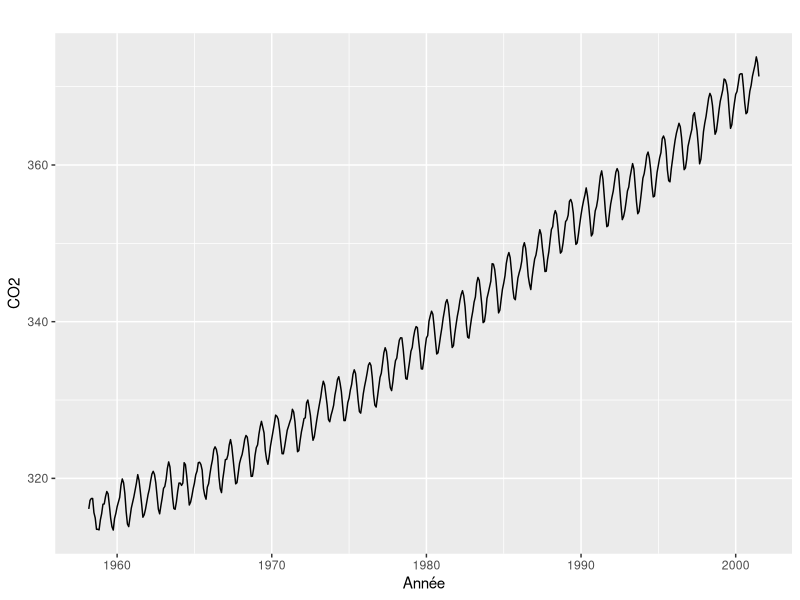
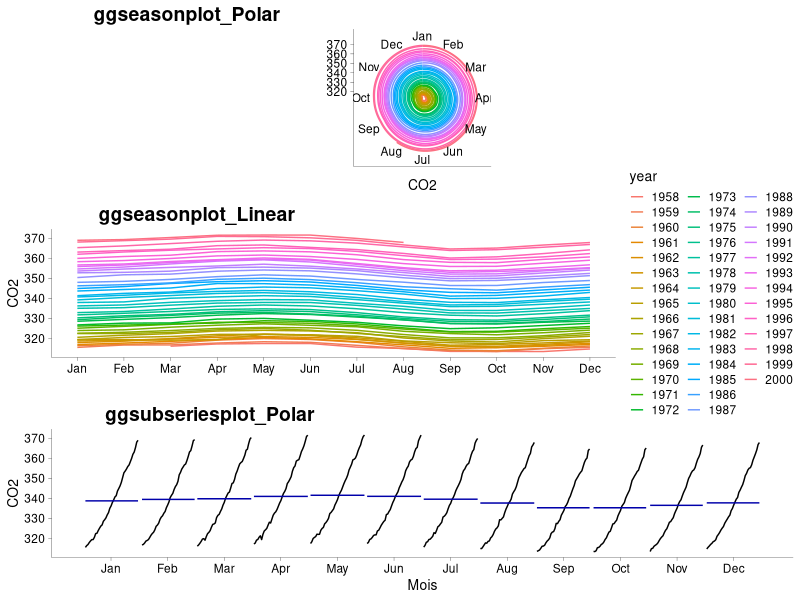
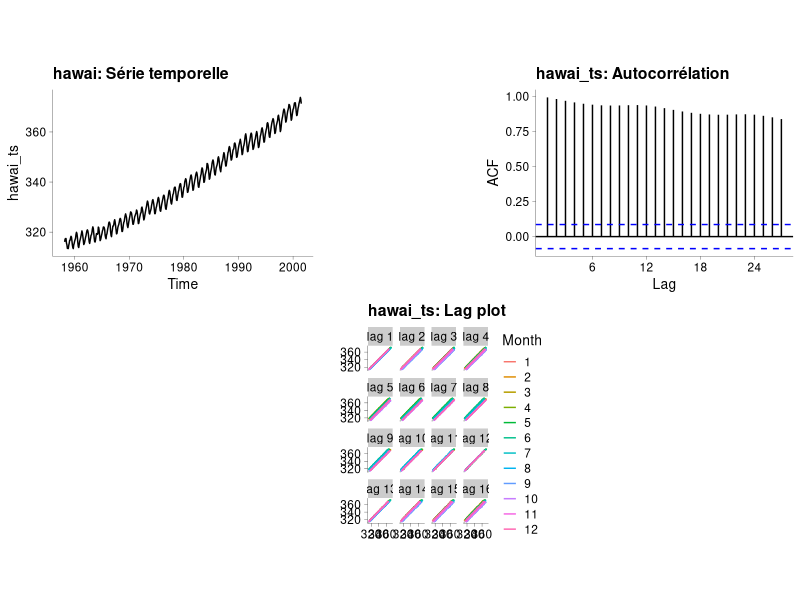
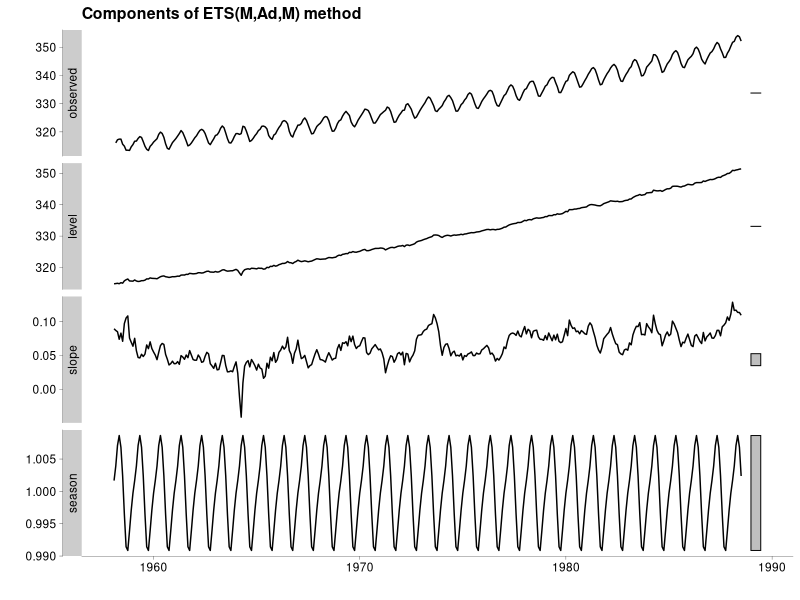
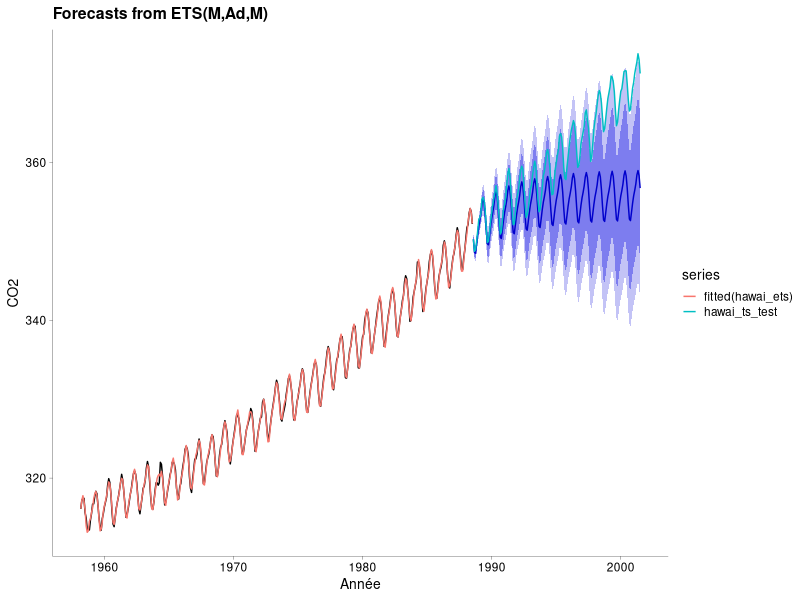
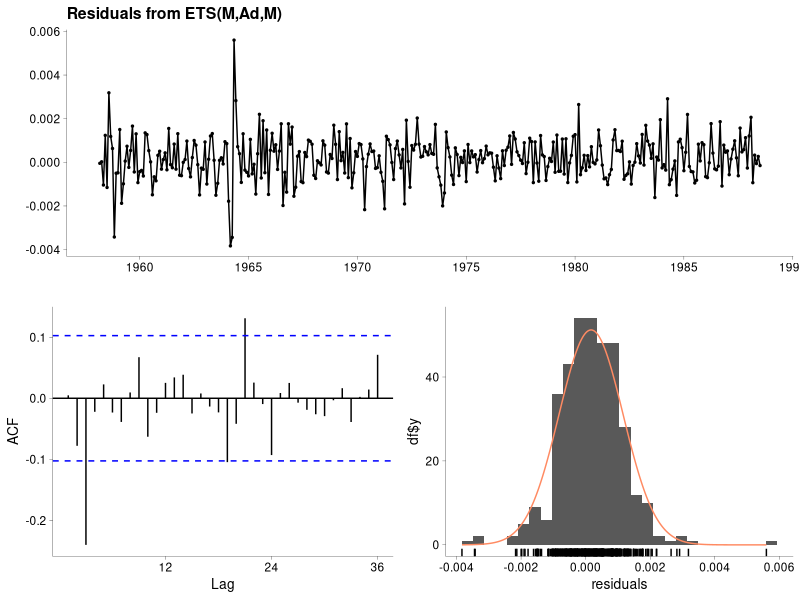
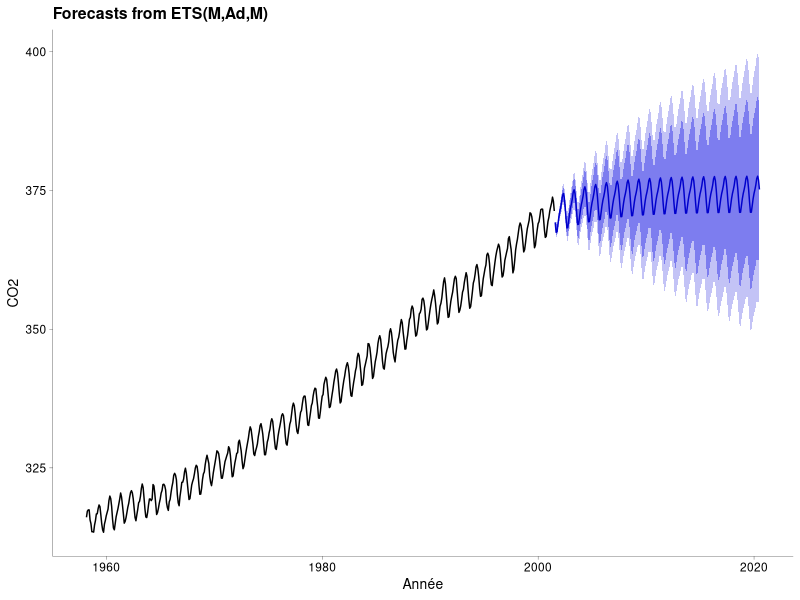
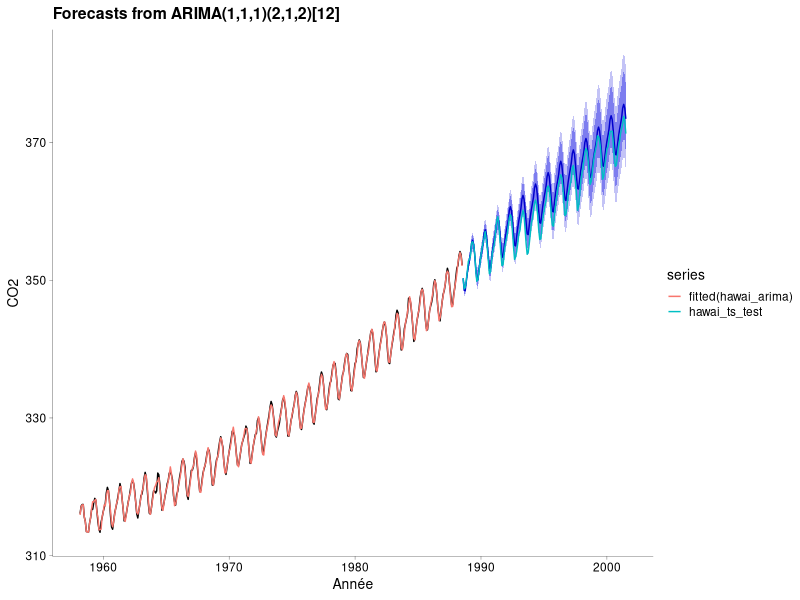

The R source for these figures, in order:
## ---- chunk 1
#Paramètres globaux
knitr::opts_chunk$set(echo = TRUE, comment =  " ", fig.align='center', message = FALSE, warning = FALSE)

## ---- chunk 2

## Charger le jeu de données
hawai <- read.csv("data/hawai1959.csv")
hawai$time[4] <- 1958.417             # Changement automatique au lieu de le faire 
                                      # directement dans le fichier

## Prétraitement du jeu de données
## Librairies requises

library(lubridate)
library(tidyverse)

hawai <- hawai %>%
  mutate(Date = time %>% date_decimal) %>%          ## Ajout d'une variable
  filter(Date < ymd(20010801)) %>%                  ## Limiter les données à juil. 2001
  mutate(Annee = Date %>% year())                   ## Ajout d'une variable numérique Année

hawai %>% head(5)

## Serie temporelle et visualisation
## Librairies requises

library(forecast)

hawai_ts <- ts(hawai %>% 
                 select(CO2),                         ## Ne choisit que le CO2 atmosphérique
               start = c(hawai$Annee[1], 3),          ## Débuter en mars
               frequency = 12)                        ## Fréquence de 12 pour les 12 mois de l'année
# Graphiques
hawai_ts %>%
  autoplot() + labs(x = "Année", y = "CO2")
## ---- chunk 3
## Librairie requise

library(cowplot)

theme_set(theme_cowplot(font_size = 10, font_family = "", line_size = 0.1))     ## cowplot change le theme
plot1 <- ggseasonplot(window(hawai_ts, 1958+2/12, 2001-5/12)) + 
  labs(y="CO2", x = " ", title = " ")
plot2 <- ggseasonplot(window(hawai_ts, 1958+2/12, 2001-5/12), polar = TRUE) + 
  labs(x = "CO2", title = " ") +
  theme(legend.position="none")
plot3 <- ggsubseriesplot(window(hawai_ts, 1958+2/12, 2001-5/12), polar = TRUE) + 
  labs(x = "Mois", y = "CO2", title = " ")

plot_grid(plot2, plot1, plot3, ncol = 1, labels = c("ggseasonplot_Polar", "ggseasonplot_Linear", "ggsubseriesplot_Polar"))

## ---- chunk 4

## ggdraw est la fonction de base de cowplot pour combiner des graphiques
ggdraw() + 
  
  ## Transformation en objets graphiques et appel à la fonction draw_plot
  draw_grob(ggplotGrob(autoplot(hawai_ts) + 
              ggtitle("hawai: Série temporelle")), 
            x = -.30, y = .20, scale = 0.4) +
  
  ## Ajout du graphique d'autocorrélation
  draw_grob(ggplotGrob(ggAcf(hawai_ts) + ggtitle("hawai_ts: Autocorrélation")), 
            x = .30, y = .20, scale = 0.4) + 
  
   ## Ajout du lag plot
  draw_grob(ggplotGrob(gglagplot(hawai_ts) + ggtitle("hawai_ts: Lag plot")), 
            x = 0.04, y = -.22, scale = 0.45)
## ---- chunk 5
Box <- Box.test(hawai_ts, lag = 20, type = "Ljung-Box") ## lag définit le nombre de coef. d'autocor.
Box
## ---- chunk 6
hawai_ts_train <- window(hawai_ts, start = 1958+2/12, end = (1958+2/12) + 0.7*length(hawai_ts)/12)
hawai_ts_test <- window(hawai_ts, start = (1958+2/12) + 0.7*length(hawai_ts)/12)
## ---- chunk 7
## appel à la fonction ets
hawai_model_ets <- ets(hawai_ts_train)
hawai_model_ets
## ---- chunk 8
autoplot(hawai_model_ets)
## ---- chunk 9
hawai_ets <- hawai_model_ets %>% forecast(h = length(hawai_ts_test)) ## h est l'horizon prévisionnel
hawai_ets %>% autoplot(xlab = "Année", ylab = "CO2" ) + 
  autolayer(hawai_ts_test) +
  autolayer(fitted(hawai_ets))
## ---- chunk 10
accuracy(hawai_ets, hawai_ts)
## ---- chunk 11
checkresiduals(hawai_model_ets)
## ---- chunk 12
shapiro.test(residuals(hawai_model_ets))

library("e1071")
kurtosis(residuals(hawai_model_ets), na.rm = TRUE)
## ---- chunk 13
hawai_ts %>% ets() %>% forecast(h=12*19) %>% autoplot() + 
  labs(label = "Prévision du CO2 atmosphérique pour 2020", x = "Année", y = "CO2")
## ---- chunk 14
hawai_model_arima <- hawai_ts_train %>% auto.arima()
hawai_arima <- hawai_model_arima %>% forecast(h = length(hawai_ts_test))

hawai_arima %>% autoplot(xlab = "Année", ylab = "CO2" ) + 
  autolayer(hawai_ts_test) +
  autolayer(fitted(hawai_arima))
## ---- chunk 15
accuracy(hawai_arima, hawai_ts)
## ---- chunk 16
checkresiduals(hawai_model_arima)
## ---- chunk 17
hawai_ts %>% auto.arima() %>% forecast(h=12*19) %>% autoplot() + 
  labs(label = "Prévision 2020", x = "Année", y = "CO2")
